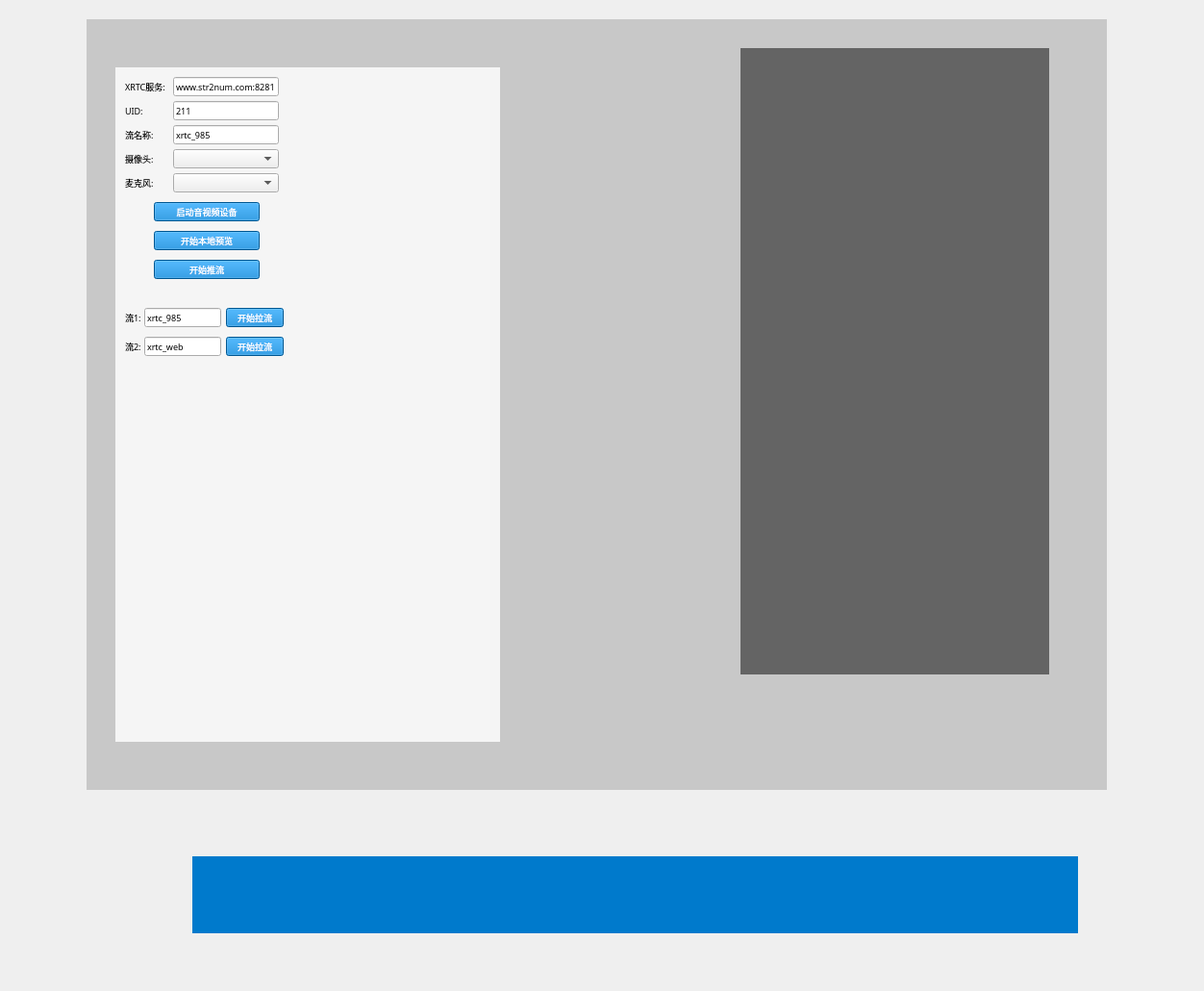
<?xml version="1.0" encoding="UTF-8"?>
<ui version="4.0">
 <class>XRTCClientClass</class>
 <widget class="QWidget" name="XRTCClientClass">
  <property name="geometry">
   <rect>
    <x>0</x>
    <y>0</y>
    <width>1252</width>
    <height>1030</height>
   </rect>
  </property>
  <property name="windowTitle">
   <string>XRTCClient-Windows客户端V1.0</string>
  </property>
  <property name="styleSheet">
   <string notr="true">#top {
	background-color: rgb(200, 200, 200);
}

#top_left {
	background-color: rgb(245, 245, 245);
}

#top_right {
	background-color: rgb(100, 100, 100);
}

#bottom {
	background-color: #007acc;
}

QPushButton {
	background-color: #007acc;
	color: rgb(255, 255, 255);
}

QPushButton:disabled {    
    background-color: #D3D3D3;
    color: #808080; 
}</string>
  </property>
  <widget class="QWidget" name="top" native="true">
   <property name="geometry">
    <rect>
     <x>90</x>
     <y>20</y>
     <width>1061</width>
     <height>801</height>
    </rect>
   </property>
   <widget class="QWidget" name="top_left" native="true">
    <property name="geometry">
     <rect>
      <x>30</x>
      <y>50</y>
      <width>400</width>
      <height>701</height>
     </rect>
    </property>
    <property name="minimumSize">
     <size>
      <width>0</width>
      <height>0</height>
     </size>
    </property>
    <property name="maximumSize">
     <size>
      <width>400</width>
      <height>16777215</height>
     </size>
    </property>
    <property name="autoFillBackground">
     <bool>false</bool>
    </property>
    <widget class="QLabel" name="label_host">
     <property name="geometry">
      <rect>
       <x>10</x>
       <y>10</y>
       <width>50</width>
       <height>20</height>
      </rect>
     </property>
     <property name="font">
      <font>
       <family>微软雅黑</family>
       <pointsize>7</pointsize>
       <weight>50</weight>
       <bold>false</bold>
      </font>
     </property>
     <property name="text">
      <string>XRTC服务:</string>
     </property>
    </widget>
    <widget class="QLabel" name="label_uid">
     <property name="geometry">
      <rect>
       <x>10</x>
       <y>35</y>
       <width>50</width>
       <height>20</height>
      </rect>
     </property>
     <property name="font">
      <font>
       <family>微软雅黑</family>
       <pointsize>7</pointsize>
       <weight>50</weight>
       <bold>false</bold>
      </font>
     </property>
     <property name="text">
      <string>UID:</string>
     </property>
    </widget>
    <widget class="QLabel" name="label_stream_name">
     <property name="geometry">
      <rect>
       <x>10</x>
       <y>60</y>
       <width>110</width>
       <height>20</height>
      </rect>
     </property>
     <property name="font">
      <font>
       <family>微软雅黑</family>
       <pointsize>7</pointsize>
       <weight>50</weight>
       <bold>false</bold>
      </font>
     </property>
     <property name="text">
      <string>流名称:</string>
     </property>
    </widget>
    <widget class="QLabel" name="label_cam">
     <property name="geometry">
      <rect>
       <x>10</x>
       <y>85</y>
       <width>50</width>
       <height>20</height>
      </rect>
     </property>
     <property name="font">
      <font>
       <family>微软雅黑</family>
       <pointsize>7</pointsize>
       <weight>50</weight>
       <bold>false</bold>
      </font>
     </property>
     <property name="text">
      <string>摄像头:</string>
     </property>
    </widget>
    <widget class="QLabel" name="label_mic">
     <property name="geometry">
      <rect>
       <x>10</x>
       <y>110</y>
       <width>50</width>
       <height>20</height>
      </rect>
     </property>
     <property name="font">
      <font>
       <family>微软雅黑</family>
       <pointsize>7</pointsize>
       <weight>50</weight>
       <bold>false</bold>
      </font>
     </property>
     <property name="text">
      <string>麦克风:</string>
     </property>
    </widget>
    <widget class="QLineEdit" name="edit_host">
     <property name="geometry">
      <rect>
       <x>60</x>
       <y>10</y>
       <width>110</width>
       <height>20</height>
      </rect>
     </property>
     <property name="font">
      <font>
       <family>微软雅黑</family>
       <pointsize>7</pointsize>
      </font>
     </property>
     <property name="text">
      <string>www.str2num.com:8281</string>
     </property>
    </widget>
    <widget class="QLineEdit" name="edit_uid">
     <property name="geometry">
      <rect>
       <x>60</x>
       <y>35</y>
       <width>110</width>
       <height>20</height>
      </rect>
     </property>
     <property name="font">
      <font>
       <family>微软雅黑</family>
       <pointsize>7</pointsize>
      </font>
     </property>
     <property name="text">
      <string>211</string>
     </property>
    </widget>
    <widget class="QLineEdit" name="edit_stream_name">
     <property name="geometry">
      <rect>
       <x>60</x>
       <y>60</y>
       <width>110</width>
       <height>20</height>
      </rect>
     </property>
     <property name="font">
      <font>
       <family>微软雅黑</family>
       <pointsize>7</pointsize>
      </font>
     </property>
     <property name="text">
      <string>xrtc_985</string>
     </property>
    </widget>
    <widget class="QComboBox" name="cb_cam">
     <property name="geometry">
      <rect>
       <x>60</x>
       <y>85</y>
       <width>110</width>
       <height>20</height>
      </rect>
     </property>
     <property name="font">
      <font>
       <family>微软雅黑</family>
       <pointsize>7</pointsize>
      </font>
     </property>
    </widget>
    <widget class="QComboBox" name="cb_mic">
     <property name="geometry">
      <rect>
       <x>60</x>
       <y>110</y>
       <width>110</width>
       <height>20</height>
      </rect>
     </property>
     <property name="font">
      <font>
       <family>微软雅黑</family>
       <pointsize>7</pointsize>
      </font>
     </property>
    </widget>
    <widget class="QPushButton" name="btn_preview">
     <property name="geometry">
      <rect>
       <x>40</x>
       <y>170</y>
       <width>110</width>
       <height>20</height>
      </rect>
     </property>
     <property name="font">
      <font>
       <family>微软雅黑</family>
       <pointsize>7</pointsize>
      </font>
     </property>
     <property name="text">
      <string>开始本地预览</string>
     </property>
    </widget>
    <widget class="QPushButton" name="btn_push">
     <property name="geometry">
      <rect>
       <x>40</x>
       <y>200</y>
       <width>110</width>
       <height>20</height>
      </rect>
     </property>
     <property name="font">
      <font>
       <family>微软雅黑</family>
       <pointsize>7</pointsize>
      </font>
     </property>
     <property name="text">
      <string>开始推流</string>
     </property>
    </widget>
    <widget class="QPushButton" name="btn_pull">
     <property name="geometry">
      <rect>
       <x>115</x>
       <y>250</y>
       <width>60</width>
       <height>20</height>
      </rect>
     </property>
     <property name="font">
      <font>
       <family>微软雅黑</family>
       <pointsize>7</pointsize>
      </font>
     </property>
     <property name="text">
      <string>开始拉流</string>
     </property>
    </widget>
    <widget class="QLabel" name="label_pull_stream_name">
     <property name="geometry">
      <rect>
       <x>10</x>
       <y>250</y>
       <width>50</width>
       <height>20</height>
      </rect>
     </property>
     <property name="font">
      <font>
       <family>微软雅黑</family>
       <pointsize>7</pointsize>
       <weight>50</weight>
       <bold>false</bold>
      </font>
     </property>
     <property name="text">
      <string>流1:</string>
     </property>
    </widget>
    <widget class="QLineEdit" name="edit_pull_stream_name">
     <property name="geometry">
      <rect>
       <x>30</x>
       <y>250</y>
       <width>80</width>
       <height>20</height>
      </rect>
     </property>
     <property name="font">
      <font>
       <family>微软雅黑</family>
       <pointsize>7</pointsize>
      </font>
     </property>
     <property name="text">
      <string>xrtc_985</string>
     </property>
    </widget>
    <widget class="QPushButton" name="btn_device">
     <property name="geometry">
      <rect>
       <x>40</x>
       <y>140</y>
       <width>110</width>
       <height>20</height>
      </rect>
     </property>
     <property name="font">
      <font>
       <family>微软雅黑</family>
       <pointsize>7</pointsize>
      </font>
     </property>
     <property name="text">
      <string>启动音视频设备</string>
     </property>
    </widget>
    <widget class="QPushButton" name="btn_pull_2">
     <property name="geometry">
      <rect>
       <x>115</x>
       <y>280</y>
       <width>60</width>
       <height>20</height>
      </rect>
     </property>
     <property name="font">
      <font>
       <family>微软雅黑</family>
       <pointsize>7</pointsize>
      </font>
     </property>
     <property name="text">
      <string>开始拉流</string>
     </property>
    </widget>
    <widget class="QLabel" name="label_pull_stream_name_2">
     <property name="geometry">
      <rect>
       <x>10</x>
       <y>280</y>
       <width>50</width>
       <height>20</height>
      </rect>
     </property>
     <property name="font">
      <font>
       <family>微软雅黑</family>
       <pointsize>7</pointsize>
       <weight>50</weight>
       <bold>false</bold>
      </font>
     </property>
     <property name="text">
      <string>流2:</string>
     </property>
    </widget>
    <widget class="QLineEdit" name="edit_pull_stream_name_2">
     <property name="geometry">
      <rect>
       <x>30</x>
       <y>280</y>
       <width>80</width>
       <height>20</height>
      </rect>
     </property>
     <property name="font">
      <font>
       <family>微软雅黑</family>
       <pointsize>7</pointsize>
      </font>
     </property>
     <property name="text">
      <string>xrtc_web</string>
     </property>
    </widget>
   </widget>
   <widget class="QWidget" name="top_right" native="true">
    <property name="geometry">
     <rect>
      <x>680</x>
      <y>30</y>
      <width>321</width>
      <height>651</height>
     </rect>
    </property>
   </widget>
  </widget>
  <widget class="QWidget" name="bottom" native="true">
   <property name="geometry">
    <rect>
     <x>200</x>
     <y>890</y>
     <width>921</width>
     <height>80</height>
    </rect>
   </property>
   <widget class="QLabel" name="label_tips2">
    <property name="geometry">
     <rect>
      <x>350</x>
      <y>0</y>
      <width>135</width>
      <height>20</height>
     </rect>
    </property>
    <property name="font">
     <font>
      <pointsize>7</pointsize>
     </font>
    </property>
    <property name="text">
     <string/>
    </property>
   </widget>
   <widget class="QLabel" name="label_tips1">
    <property name="geometry">
     <rect>
      <x>5</x>
      <y>0</y>
      <width>150</width>
      <height>20</height>
     </rect>
    </property>
    <property name="font">
     <font>
      <pointsize>7</pointsize>
     </font>
    </property>
    <property name="text">
     <string/>
    </property>
   </widget>
   <widget class="QLabel" name="label_tips3">
    <property name="geometry">
     <rect>
      <x>510</x>
      <y>0</y>
      <width>135</width>
      <height>20</height>
     </rect>
    </property>
    <property name="font">
     <font>
      <pointsize>7</pointsize>
     </font>
    </property>
    <property name="text">
     <string/>
    </property>
   </widget>
  </widget>
  <zorder>bottom</zorder>
  <zorder>top</zorder>
 </widget>
 <layoutdefault spacing="6" margin="11"/>
 <resources>
  <include location="xrtc_client.qrc"/>
 </resources>
 <connections/>
</ui>
